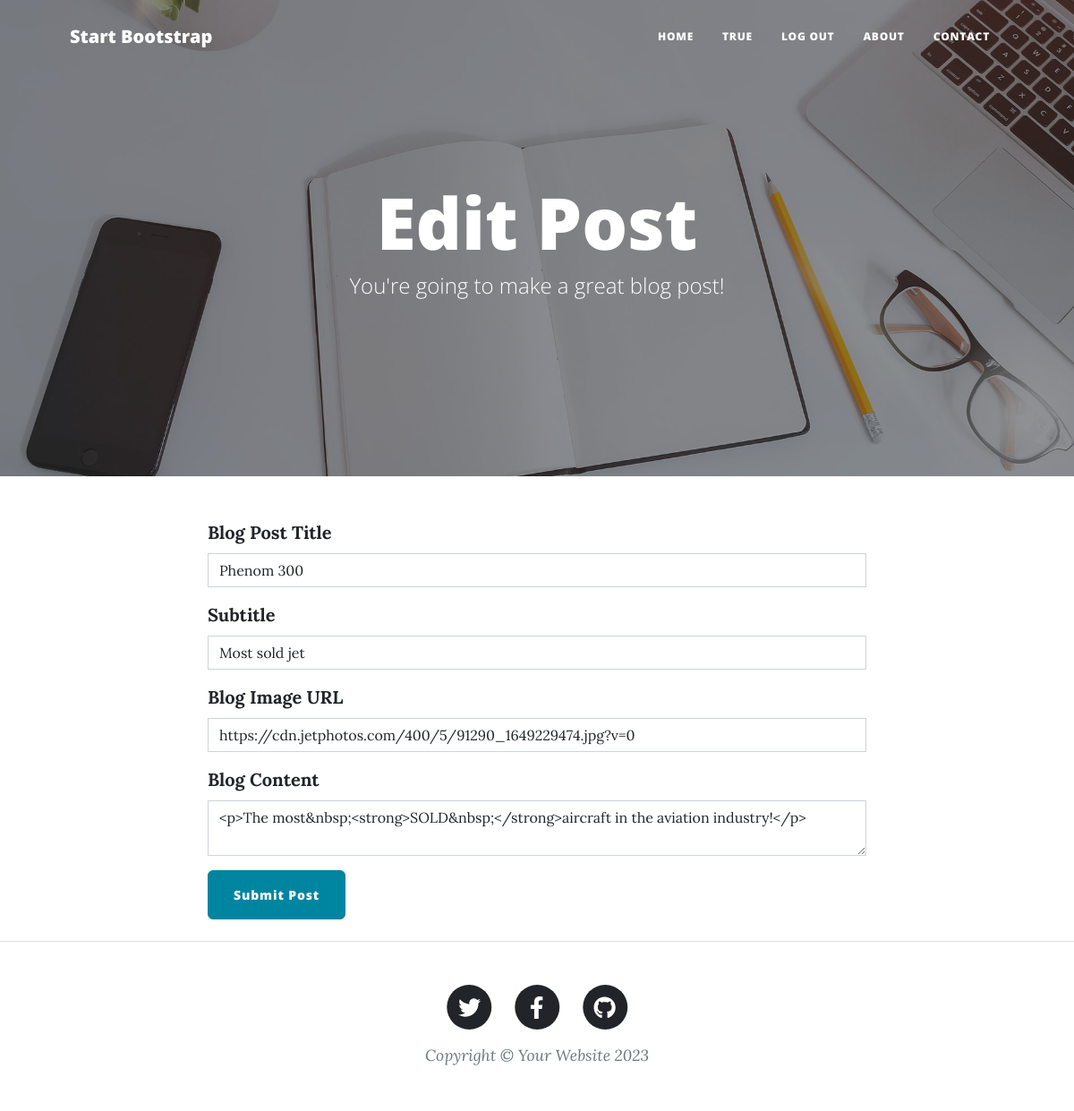
The app's page /edit-post/1 (signed in) with its own data.
### main.py (models this page shows)
class BlogPost(db.Model):
    __tablename__ = "blog_posts"
    id: Mapped[int] = mapped_column(Integer, primary_key=True)
    author_id: Mapped[int] = mapped_column(Integer, db.ForeignKey('users.id'))
    author = relationship('User', back_populates='posts')
    title: Mapped[str] = mapped_column(String(250), unique=True, nullable=False)
    subtitle: Mapped[str] = mapped_column(String(250), nullable=False)
    date: Mapped[str] = mapped_column(String(250), nullable=False)
    body: Mapped[str] = mapped_column(Text, nullable=False)
    img_url: Mapped[str] = mapped_column(String(250), nullable=False)
    comments = relationship("Comment", back_populates="parent_post")

### main.py (the view, shortened to what this page needs)
@app.route("/edit-post/<int:post_id>", methods=["GET", "POST"])
@admin_only
def edit_post(post_id):
    post = db.get_or_404(BlogPost, post_id)
    edit_form = CreatePostForm(
        title=post.title,
        subtitle=post.subtitle,
        img_url=post.img_url,
        author=post.author,
        body=post.body
    )
    return render_template("make-post.html", form=edit_form, is_edit=True)

### forms.py
class CreatePostForm(FlaskForm):
    title = StringField("Blog Post Title", validators=[DataRequired()])
    subtitle = StringField("Subtitle", validators=[DataRequired()])
    img_url = StringField("Blog Image URL", validators=[DataRequired(), URL()])
    body = CKEditorField("Blog Content", validators=[DataRequired()])
    submit = SubmitField("Submit Post")

### main.py (called while the page is built)
def admin_only(f):
    @wraps(f)
    def decorator_function(*args,**kwargs):
        if (current_user.is_authenticated and current_user.id != 1) or (not current_user.is_authenticated):
            return abort(403)
        return f(*args, **kwargs)
    return decorator_function

@login_manager.user_loader
def load_user(user_id):
    return db.get_or_404(User, user_id)

### templates/make-post.html
{% from "bootstrap5/form.html" import render_form %} {% block content %} {%
include "header.html" %}
<header
  class="masthead"
  style="background-image: url('../static/assets/img/edit-bg.jpg')"
>
  <div class="container position-relative px-4 px-lg-5">
    <div class="row gx-4 gx-lg-5 justify-content-center">
      <div class="col-md-10 col-lg-8 col-xl-7">
        <div class="page-heading">
          {% if is_edit: %}
          <h1>Edit Post</h1>
          {% else: %}
          <h1>New Post</h1>
          {% endif %}
          <span class="subheading"
            >You're going to make a great blog post!</span
          >
        </div>
      </div>
    </div>
  </div>
</header>
<main class="mb-4">
  <div class="container">
    <div class="row">
      <div class="col-lg-8 col-md-10 mx-auto">
        {{ ckeditor.load() }} {{ ckeditor.config(name='body') }} {{
        render_form(form, novalidate=True, button_map={"submit": "primary"}) }}
      </div>
    </div>
  </div>
</main>
{% include "footer.html" %} {% endblock %}

### records on screen
BlogPost: title "Phenom 300", subtitle "Most sold jet", img_url "https://cdn.jetphotos.com/400/5/91290_1649229474.jpg?v=0", body "<p>The most&nbsp;<strong>SOLD&nbsp;</strong>aircraft in the aviation industry!</p>"

### other values on screen
{{ current_user.is_authenticated }} "TRUE"
